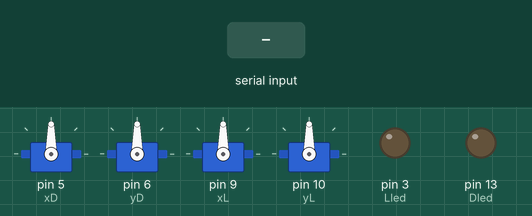
Simulated run of this sketch. Board: Arduino Uno, built with avr-gcc and run on an emulated ATmega328P. Shown: 4 × servo, output pins drawn as LEDs (lit = HIGH). The inputs (shaded band) are chosen by the test bench.

Above: at 4.2 s.
4.3 s: "1" received over Serial
At 6.4 s:
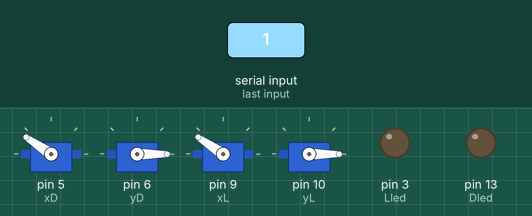
6.8 s: "0" received over Serial
At 8.4 s:
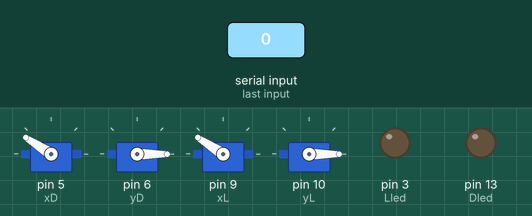
Timing chart, 0 to 9.9 s (numbered marks = the images above; inputs shaded):
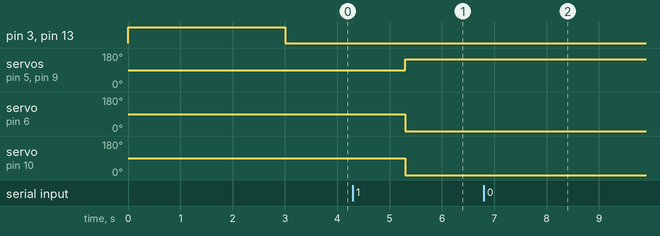

The sketch:

arduinoSlave.ino
```cpp
#include <SoftwareSerial.h>
#include <Servo.h>

byte face_pos[3];

Servo xD;
Servo yD;
Servo xL;
Servo yL;

const int limInfx = 0;
const int limSupx = 180;
const int limInfy = 0;
const int limSupy = 180;

const int Dled = 13;
const int Lled = 3;

int count = 0;

void setup() {
  Serial.begin(9600);

  xD.attach(5);
  yD.attach(6);
  xL.attach(9);
  yL.attach(10);

  pinMode(Dled, OUTPUT);
  pinMode(Lled, OUTPUT);

  xD.write(90
  );
  yD.write(90);
  xL.write(90);
  yL.write(90);
  // informing that arduino is ready
  digitalWrite(Dled, HIGH);
  digitalWrite(Lled, HIGH);
  delay(3000);
  digitalWrite(Dled, LOW);
  digitalWrite(Lled, LOW);
}

void loop() {
  if(Serial.available()) {
    count = 0;
    Serial.readBytes(face_pos, 3);
    Serial.flush();

    if(face_pos[2] == 1) {
      digitalWrite(Dled, HIGH);
      digitalWrite(Lled, HIGH);
    } else {
      digitalWrite(Dled, LOW);
      digitalWrite(Lled, LOW);
    }

    xD.write(limSupx-orderToAngle(face_pos[0],limInfx,limSupx));
    yD.write(orderToAngle(face_pos[1],limInfy,limSupy));
    xL.write(limSupx-orderToAngle(face_pos[0],limInfx,limSupx));
    yL.write(orderToAngle(face_pos[1],limInfy,limSupy));
  }
}

int orderToAngle(byte v, int limInf, int limSup) {
  int range = limSup - limInf;
  float angle = float(v)/255;
  angle = angle*range;
  angle = angle+limInf;
  return int(angle);
}
```

Measured:
- after the input at 4.3 s, servo on pin 5 (xD), servo on pin 9 (xL): 90° → 146° after 1.0 s; servo on pin 6 (yD), servo on pin 10 (yL): 90° → 0° after 1.0 s
- after the input at 6.8 s, servo on pin 5 (xD), servo on pin 9 (xL): 146° → 147° after 1.0 s
